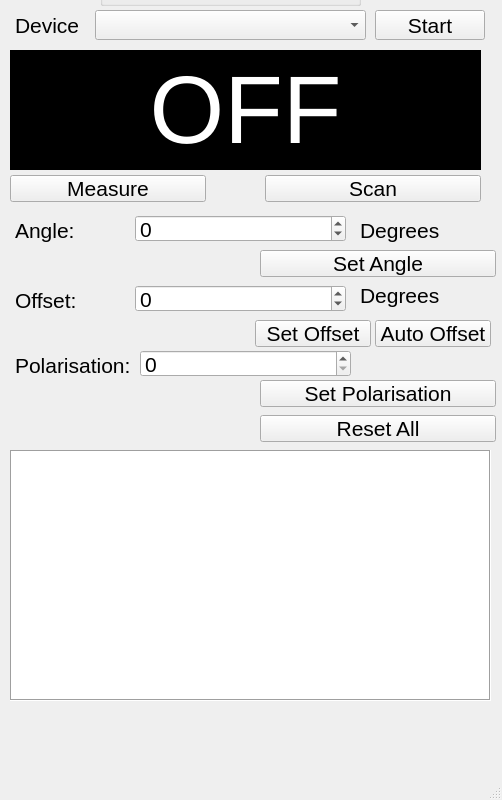
<?xml version="1.0" encoding="UTF-8"?>
<ui version="4.0">
 <class>main_window</class>
 <widget class="QMainWindow" name="main_window">
  <property name="geometry">
   <rect>
    <x>0</x>
    <y>0</y>
    <width>502</width>
    <height>800</height>
   </rect>
  </property>
  <property name="font">
   <font>
    <family>Arial</family>
    <pointsize>16</pointsize>
   </font>
  </property>
  <property name="windowTitle">
   <string>Arduino Powermeter 1.01</string>
  </property>
  <property name="windowIcon">
   <iconset>
    <normaloff>icon.png</normaloff>icon.png</iconset>
  </property>
  <property name="autoFillBackground">
   <bool>false</bool>
  </property>
  <widget class="QWidget" name="centralwidget">
   <widget class="QPushButton" name="buttonStart">
    <property name="geometry">
     <rect>
      <x>375</x>
      <y>10</y>
      <width>110</width>
      <height>30</height>
     </rect>
    </property>
    <property name="sizePolicy">
     <sizepolicy hsizetype="Minimum" vsizetype="Fixed">
      <horstretch>0</horstretch>
      <verstretch>0</verstretch>
     </sizepolicy>
    </property>
    <property name="font">
     <font>
      <family>Arial</family>
      <pointsize>16</pointsize>
     </font>
    </property>
    <property name="text">
     <string>Start</string>
    </property>
   </widget>
   <widget class="QComboBox" name="deviceBox">
    <property name="geometry">
     <rect>
      <x>95</x>
      <y>10</y>
      <width>271</width>
      <height>30</height>
     </rect>
    </property>
    <property name="sizePolicy">
     <sizepolicy hsizetype="Fixed" vsizetype="Fixed">
      <horstretch>0</horstretch>
      <verstretch>0</verstretch>
     </sizepolicy>
    </property>
    <property name="font">
     <font>
      <family>Arial</family>
      <pointsize>16</pointsize>
     </font>
    </property>
    <property name="editable">
     <bool>false</bool>
    </property>
    <property name="maxCount">
     <number>100</number>
    </property>
    <property name="sizeAdjustPolicy">
     <enum>QComboBox::AdjustToMinimumContentsLengthWithIcon</enum>
    </property>
    <property name="minimumContentsLength">
     <number>300</number>
    </property>
   </widget>
   <widget class="PlotWidget" name="plotWidget">
    <property name="geometry">
     <rect>
      <x>10</x>
      <y>450</y>
      <width>481</width>
      <height>251</height>
     </rect>
    </property>
    <property name="sizePolicy">
     <sizepolicy hsizetype="Expanding" vsizetype="Expanding">
      <horstretch>0</horstretch>
      <verstretch>0</verstretch>
     </sizepolicy>
    </property>
    <property name="font">
     <font>
      <family>Arial</family>
      <pointsize>16</pointsize>
     </font>
    </property>
    <property name="styleSheet">
     <string notr="true"/>
    </property>
    <property name="frameShape">
     <enum>QFrame::Box</enum>
    </property>
    <property name="frameShadow">
     <enum>QFrame::Sunken</enum>
    </property>
    <property name="backgroundBrush">
     <brush brushstyle="SolidPattern">
      <color alpha="255">
       <red>255</red>
       <green>255</green>
       <blue>255</blue>
      </color>
     </brush>
    </property>
    <property name="foregroundBrush">
     <brush brushstyle="NoBrush">
      <color alpha="255">
       <red>0</red>
       <green>0</green>
       <blue>0</blue>
      </color>
     </brush>
    </property>
    <property name="interactive">
     <bool>true</bool>
    </property>
    <property name="sceneRect">
     <rectf>
      <x>0.000000000000000</x>
      <y>0.000000000000000</y>
      <width>0.000000000000000</width>
      <height>0.000000000000000</height>
     </rectf>
    </property>
    <property name="alignment">
     <set>Qt::AlignCenter</set>
    </property>
    <property name="transformationAnchor">
     <enum>QGraphicsView::AnchorViewCenter</enum>
    </property>
   </widget>
   <widget class="QLabel" name="deviceName">
    <property name="geometry">
     <rect>
      <x>15</x>
      <y>10</y>
      <width>66</width>
      <height>30</height>
     </rect>
    </property>
    <property name="font">
     <font>
      <family>Arial</family>
      <pointsize>16</pointsize>
      <weight>50</weight>
      <italic>false</italic>
      <bold>false</bold>
     </font>
    </property>
    <property name="text">
     <string>Device</string>
    </property>
   </widget>
   <widget class="QLabel" name="labelPower">
    <property name="geometry">
     <rect>
      <x>10</x>
      <y>50</y>
      <width>471</width>
      <height>120</height>
     </rect>
    </property>
    <property name="palette">
     <palette>
      <active>
       <colorrole role="WindowText">
        <brush brushstyle="SolidPattern">
         <color alpha="255">
          <red>255</red>
          <green>255</green>
          <blue>255</blue>
         </color>
        </brush>
       </colorrole>
       <colorrole role="Button">
        <brush brushstyle="SolidPattern">
         <color alpha="255">
          <red>0</red>
          <green>0</green>
          <blue>0</blue>
         </color>
        </brush>
       </colorrole>
       <colorrole role="Light">
        <brush brushstyle="SolidPattern">
         <color alpha="255">
          <red>0</red>
          <green>0</green>
          <blue>0</blue>
         </color>
        </brush>
       </colorrole>
       <colorrole role="Midlight">
        <brush brushstyle="SolidPattern">
         <color alpha="255">
          <red>0</red>
          <green>0</green>
          <blue>0</blue>
         </color>
        </brush>
       </colorrole>
       <colorrole role="Dark">
        <brush brushstyle="SolidPattern">
         <color alpha="255">
          <red>0</red>
          <green>0</green>
          <blue>0</blue>
         </color>
        </brush>
       </colorrole>
       <colorrole role="Mid">
        <brush brushstyle="SolidPattern">
         <color alpha="255">
          <red>0</red>
          <green>0</green>
          <blue>0</blue>
         </color>
        </brush>
       </colorrole>
       <colorrole role="Text">
        <brush brushstyle="SolidPattern">
         <color alpha="255">
          <red>255</red>
          <green>255</green>
          <blue>255</blue>
         </color>
        </brush>
       </colorrole>
       <colorrole role="BrightText">
        <brush brushstyle="SolidPattern">
         <color alpha="255">
          <red>255</red>
          <green>255</green>
          <blue>255</blue>
         </color>
        </brush>
       </colorrole>
       <colorrole role="ButtonText">
        <brush brushstyle="SolidPattern">
         <color alpha="255">
          <red>255</red>
          <green>255</green>
          <blue>255</blue>
         </color>
        </brush>
       </colorrole>
       <colorrole role="Base">
        <brush brushstyle="SolidPattern">
         <color alpha="255">
          <red>0</red>
          <green>0</green>
          <blue>0</blue>
         </color>
        </brush>
       </colorrole>
       <colorrole role="Window">
        <brush brushstyle="SolidPattern">
         <color alpha="255">
          <red>0</red>
          <green>0</green>
          <blue>0</blue>
         </color>
        </brush>
       </colorrole>
       <colorrole role="Shadow">
        <brush brushstyle="SolidPattern">
         <color alpha="255">
          <red>0</red>
          <green>0</green>
          <blue>0</blue>
         </color>
        </brush>
       </colorrole>
       <colorrole role="AlternateBase">
        <brush brushstyle="SolidPattern">
         <color alpha="255">
          <red>0</red>
          <green>0</green>
          <blue>0</blue>
         </color>
        </brush>
       </colorrole>
       <colorrole role="ToolTipBase">
        <brush brushstyle="SolidPattern">
         <color alpha="255">
          <red>255</red>
          <green>255</green>
          <blue>220</blue>
         </color>
        </brush>
       </colorrole>
       <colorrole role="ToolTipText">
        <brush brushstyle="SolidPattern">
         <color alpha="255">
          <red>0</red>
          <green>0</green>
          <blue>0</blue>
         </color>
        </brush>
       </colorrole>
      </active>
      <inactive>
       <colorrole role="WindowText">
        <brush brushstyle="SolidPattern">
         <color alpha="255">
          <red>255</red>
          <green>255</green>
          <blue>255</blue>
         </color>
        </brush>
       </colorrole>
       <colorrole role="Button">
        <brush brushstyle="SolidPattern">
         <color alpha="255">
          <red>0</red>
          <green>0</green>
          <blue>0</blue>
         </color>
        </brush>
       </colorrole>
       <colorrole role="Light">
        <brush brushstyle="SolidPattern">
         <color alpha="255">
          <red>0</red>
          <green>0</green>
          <blue>0</blue>
         </color>
        </brush>
       </colorrole>
       <colorrole role="Midlight">
        <brush brushstyle="SolidPattern">
         <color alpha="255">
          <red>0</red>
          <green>0</green>
          <blue>0</blue>
         </color>
        </brush>
       </colorrole>
       <colorrole role="Dark">
        <brush brushstyle="SolidPattern">
         <color alpha="255">
          <red>0</red>
          <green>0</green>
          <blue>0</blue>
         </color>
        </brush>
       </colorrole>
       <colorrole role="Mid">
        <brush brushstyle="SolidPattern">
         <color alpha="255">
          <red>0</red>
          <green>0</green>
          <blue>0</blue>
         </color>
        </brush>
       </colorrole>
       <colorrole role="Text">
        <brush brushstyle="SolidPattern">
         <color alpha="255">
          <red>255</red>
          <green>255</green>
          <blue>255</blue>
         </color>
        </brush>
       </colorrole>
       <colorrole role="BrightText">
        <brush brushstyle="SolidPattern">
         <color alpha="255">
          <red>255</red>
          <green>255</green>
          <blue>255</blue>
         </color>
        </brush>
       </colorrole>
       <colorrole role="ButtonText">
        <brush brushstyle="SolidPattern">
         <color alpha="255">
          <red>255</red>
          <green>255</green>
          <blue>255</blue>
         </color>
        </brush>
       </colorrole>
       <colorrole role="Base">
        <brush brushstyle="SolidPattern">
         <color alpha="255">
          <red>0</red>
          <green>0</green>
          <blue>0</blue>
         </color>
        </brush>
       </colorrole>
       <colorrole role="Window">
        <brush brushstyle="SolidPattern">
         <color alpha="255">
          <red>0</red>
          <green>0</green>
          <blue>0</blue>
         </color>
        </brush>
       </colorrole>
       <colorrole role="Shadow">
        <brush brushstyle="SolidPattern">
         <color alpha="255">
          <red>0</red>
          <green>0</green>
          <blue>0</blue>
         </color>
        </brush>
       </colorrole>
       <colorrole role="AlternateBase">
        <brush brushstyle="SolidPattern">
         <color alpha="255">
          <red>0</red>
          <green>0</green>
          <blue>0</blue>
         </color>
        </brush>
       </colorrole>
       <colorrole role="ToolTipBase">
        <brush brushstyle="SolidPattern">
         <color alpha="255">
          <red>255</red>
          <green>255</green>
          <blue>220</blue>
         </color>
        </brush>
       </colorrole>
       <colorrole role="ToolTipText">
        <brush brushstyle="SolidPattern">
         <color alpha="255">
          <red>0</red>
          <green>0</green>
          <blue>0</blue>
         </color>
        </brush>
       </colorrole>
      </inactive>
      <disabled>
       <colorrole role="WindowText">
        <brush brushstyle="SolidPattern">
         <color alpha="255">
          <red>0</red>
          <green>0</green>
          <blue>0</blue>
         </color>
        </brush>
       </colorrole>
       <colorrole role="Button">
        <brush brushstyle="SolidPattern">
         <color alpha="255">
          <red>0</red>
          <green>0</green>
          <blue>0</blue>
         </color>
        </brush>
       </colorrole>
       <colorrole role="Light">
        <brush brushstyle="SolidPattern">
         <color alpha="255">
          <red>0</red>
          <green>0</green>
          <blue>0</blue>
         </color>
        </brush>
       </colorrole>
       <colorrole role="Midlight">
        <brush brushstyle="SolidPattern">
         <color alpha="255">
          <red>0</red>
          <green>0</green>
          <blue>0</blue>
         </color>
        </brush>
       </colorrole>
       <colorrole role="Dark">
        <brush brushstyle="SolidPattern">
         <color alpha="255">
          <red>0</red>
          <green>0</green>
          <blue>0</blue>
         </color>
        </brush>
       </colorrole>
       <colorrole role="Mid">
        <brush brushstyle="SolidPattern">
         <color alpha="255">
          <red>0</red>
          <green>0</green>
          <blue>0</blue>
         </color>
        </brush>
       </colorrole>
       <colorrole role="Text">
        <brush brushstyle="SolidPattern">
         <color alpha="255">
          <red>0</red>
          <green>0</green>
          <blue>0</blue>
         </color>
        </brush>
       </colorrole>
       <colorrole role="BrightText">
        <brush brushstyle="SolidPattern">
         <color alpha="255">
          <red>255</red>
          <green>255</green>
          <blue>255</blue>
         </color>
        </brush>
       </colorrole>
       <colorrole role="ButtonText">
        <brush brushstyle="SolidPattern">
         <color alpha="255">
          <red>0</red>
          <green>0</green>
          <blue>0</blue>
         </color>
        </brush>
       </colorrole>
       <colorrole role="Base">
        <brush brushstyle="SolidPattern">
         <color alpha="255">
          <red>0</red>
          <green>0</green>
          <blue>0</blue>
         </color>
        </brush>
       </colorrole>
       <colorrole role="Window">
        <brush brushstyle="SolidPattern">
         <color alpha="255">
          <red>0</red>
          <green>0</green>
          <blue>0</blue>
         </color>
        </brush>
       </colorrole>
       <colorrole role="Shadow">
        <brush brushstyle="SolidPattern">
         <color alpha="255">
          <red>0</red>
          <green>0</green>
          <blue>0</blue>
         </color>
        </brush>
       </colorrole>
       <colorrole role="AlternateBase">
        <brush brushstyle="SolidPattern">
         <color alpha="255">
          <red>0</red>
          <green>0</green>
          <blue>0</blue>
         </color>
        </brush>
       </colorrole>
       <colorrole role="ToolTipBase">
        <brush brushstyle="SolidPattern">
         <color alpha="255">
          <red>255</red>
          <green>255</green>
          <blue>220</blue>
         </color>
        </brush>
       </colorrole>
       <colorrole role="ToolTipText">
        <brush brushstyle="SolidPattern">
         <color alpha="255">
          <red>0</red>
          <green>0</green>
          <blue>0</blue>
         </color>
        </brush>
       </colorrole>
      </disabled>
     </palette>
    </property>
    <property name="font">
     <font>
      <family>Arial</family>
      <pointsize>72</pointsize>
      <weight>50</weight>
      <italic>false</italic>
      <bold>false</bold>
     </font>
    </property>
    <property name="layoutDirection">
     <enum>Qt::LeftToRight</enum>
    </property>
    <property name="autoFillBackground">
     <bool>true</bool>
    </property>
    <property name="text">
     <string>OFF</string>
    </property>
    <property name="alignment">
     <set>Qt::AlignCenter</set>
    </property>
   </widget>
   <widget class="QPushButton" name="autoOffset">
    <property name="geometry">
     <rect>
      <x>375</x>
      <y>320</y>
      <width>116</width>
      <height>27</height>
     </rect>
    </property>
    <property name="text">
     <string>Auto Offset</string>
    </property>
   </widget>
   <widget class="QPushButton" name="setOffset">
    <property name="geometry">
     <rect>
      <x>255</x>
      <y>320</y>
      <width>116</width>
      <height>27</height>
     </rect>
    </property>
    <property name="text">
     <string>Set Offset</string>
    </property>
   </widget>
   <widget class="QLabel" name="angle">
    <property name="geometry">
     <rect>
      <x>15</x>
      <y>215</y>
      <width>66</width>
      <height>30</height>
     </rect>
    </property>
    <property name="font">
     <font>
      <family>Arial</family>
      <pointsize>16</pointsize>
      <weight>50</weight>
      <italic>false</italic>
      <bold>false</bold>
     </font>
    </property>
    <property name="text">
     <string>Angle:</string>
    </property>
   </widget>
   <widget class="QLabel" name="polarisation">
    <property name="geometry">
     <rect>
      <x>15</x>
      <y>350</y>
      <width>121</width>
      <height>30</height>
     </rect>
    </property>
    <property name="font">
     <font>
      <family>Arial</family>
      <pointsize>16</pointsize>
      <weight>50</weight>
      <italic>false</italic>
      <bold>false</bold>
     </font>
    </property>
    <property name="text">
     <string>Polarisation:</string>
    </property>
   </widget>
   <widget class="QLabel" name="degree0">
    <property name="geometry">
     <rect>
      <x>360</x>
      <y>215</y>
      <width>91</width>
      <height>30</height>
     </rect>
    </property>
    <property name="font">
     <font>
      <family>Arial</family>
      <pointsize>16</pointsize>
      <weight>50</weight>
      <italic>false</italic>
      <bold>false</bold>
     </font>
    </property>
    <property name="text">
     <string>Degrees</string>
    </property>
   </widget>
   <widget class="QLabel" name="offsetLabel">
    <property name="geometry">
     <rect>
      <x>15</x>
      <y>285</y>
      <width>121</width>
      <height>30</height>
     </rect>
    </property>
    <property name="font">
     <font>
      <family>Arial</family>
      <pointsize>16</pointsize>
      <weight>50</weight>
      <italic>false</italic>
      <bold>false</bold>
     </font>
    </property>
    <property name="text">
     <string>Offset:</string>
    </property>
   </widget>
   <widget class="QLabel" name="degree2">
    <property name="geometry">
     <rect>
      <x>360</x>
      <y>280</y>
      <width>91</width>
      <height>30</height>
     </rect>
    </property>
    <property name="font">
     <font>
      <family>Arial</family>
      <pointsize>16</pointsize>
      <weight>50</weight>
      <italic>false</italic>
      <bold>false</bold>
     </font>
    </property>
    <property name="text">
     <string>Degrees</string>
    </property>
   </widget>
   <widget class="QPushButton" name="resetButton">
    <property name="geometry">
     <rect>
      <x>260</x>
      <y>415</y>
      <width>236</width>
      <height>27</height>
     </rect>
    </property>
    <property name="text">
     <string>Reset All</string>
    </property>
   </widget>
   <widget class="QPushButton" name="startScan">
    <property name="geometry">
     <rect>
      <x>265</x>
      <y>175</y>
      <width>216</width>
      <height>27</height>
     </rect>
    </property>
    <property name="text">
     <string>Scan</string>
    </property>
   </widget>
   <widget class="QSpinBox" name="polInput">
    <property name="geometry">
     <rect>
      <x>140</x>
      <y>350</y>
      <width>211</width>
      <height>27</height>
     </rect>
    </property>
    <property name="maximum">
     <number>3</number>
    </property>
   </widget>
   <widget class="QSpinBox" name="angleInput">
    <property name="geometry">
     <rect>
      <x>135</x>
      <y>215</y>
      <width>211</width>
      <height>27</height>
     </rect>
    </property>
    <property name="minimum">
     <number>-719</number>
    </property>
    <property name="maximum">
     <number>719</number>
    </property>
   </widget>
   <widget class="QSpinBox" name="offsetInput">
    <property name="geometry">
     <rect>
      <x>135</x>
      <y>285</y>
      <width>211</width>
      <height>27</height>
     </rect>
    </property>
    <property name="minimum">
     <number>-719</number>
    </property>
    <property name="maximum">
     <number>719</number>
    </property>
   </widget>
   <widget class="Q3ButtonGroup" name="modeGroup">
    <property name="geometry">
     <rect>
      <x>100</x>
      <y>-20</y>
      <width>261</width>
      <height>26</height>
     </rect>
    </property>
    <property name="checkable">
     <bool>false</bool>
    </property>
   </widget>
   <widget class="QPushButton" name="measureButton">
    <property name="geometry">
     <rect>
      <x>10</x>
      <y>175</y>
      <width>196</width>
      <height>27</height>
     </rect>
    </property>
    <property name="text">
     <string>Measure</string>
    </property>
   </widget>
   <widget class="QPushButton" name="goToPol">
    <property name="geometry">
     <rect>
      <x>260</x>
      <y>380</y>
      <width>236</width>
      <height>27</height>
     </rect>
    </property>
    <property name="text">
     <string>Set Polarisation</string>
    </property>
   </widget>
   <widget class="QPushButton" name="goToAngle">
    <property name="geometry">
     <rect>
      <x>260</x>
      <y>250</y>
      <width>236</width>
      <height>27</height>
     </rect>
    </property>
    <property name="text">
     <string>Set Angle</string>
    </property>
   </widget>
  </widget>
  <widget class="QMenuBar" name="menubar">
   <property name="geometry">
    <rect>
     <x>0</x>
     <y>0</y>
     <width>502</width>
     <height>31</height>
    </rect>
   </property>
  </widget>
  <widget class="QStatusBar" name="statusbar"/>
 </widget>
 <customwidgets>
  <customwidget>
   <class>Q3GroupBox</class>
   <extends>QGroupBox</extends>
   <header>Qt3Support/Q3GroupBox</header>
   <container>1</container>
  </customwidget>
  <customwidget>
   <class>Q3ButtonGroup</class>
   <extends>Q3GroupBox</extends>
   <header>Qt3Support/Q3ButtonGroup</header>
   <container>1</container>
  </customwidget>
  <customwidget>
   <class>PlotWidget</class>
   <extends>QGraphicsView</extends>
   <header location="global">pyqtgraph</header>
  </customwidget>
 </customwidgets>
 <resources/>
 <connections/>
 <designerdata>
  <property name="gridDeltaX">
   <number>5</number>
  </property>
  <property name="gridDeltaY">
   <number>5</number>
  </property>
  <property name="gridSnapX">
   <bool>true</bool>
  </property>
  <property name="gridSnapY">
   <bool>true</bool>
  </property>
  <property name="gridVisible">
   <bool>true</bool>
  </property>
 </designerdata>
</ui>
